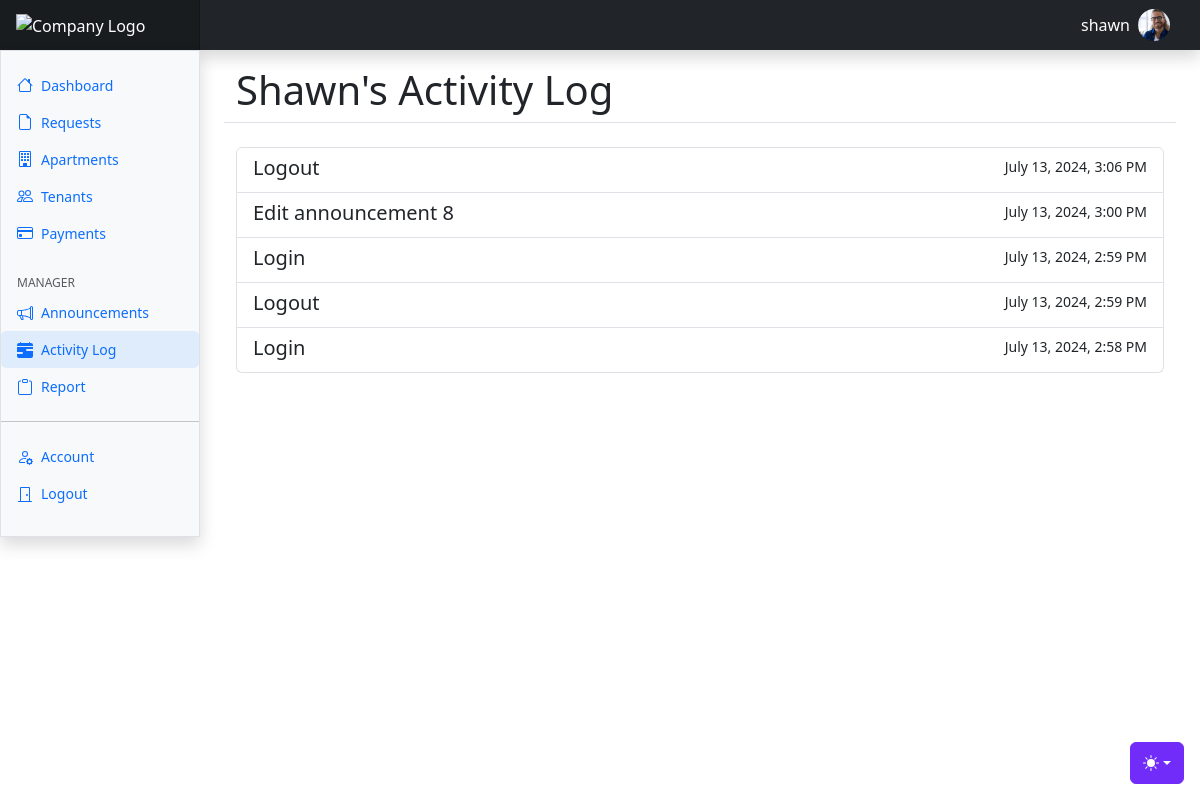
/app/index.php?page=manager.viewLogs&staff_id=4 (signed in), run on the app's committed database.
### tables this page shows
CREATE TABLE `user` (
  `user_ID` int(11) NOT NULL,
  `tenant_ID` int(11) DEFAULT NULL,
  `staff_ID` int(11) DEFAULT NULL,
  `username` varchar(255) NOT NULL,
  `password` varchar(255) NOT NULL,
  `userRole` enum('Admin','Manager','Tenant') NOT NULL,
  `picDirectory` varchar(255) DEFAULT NULL
);

CREATE TABLE `staff` (
  `staff_ID` int(11) NOT NULL,
  `firstName` varchar(255) NOT NULL,
  `lastName` varchar(255) NOT NULL,
  `middleName` varchar(255) NOT NULL,
  `dateOfBirth` date DEFAULT NULL,
  `phoneNumber` varchar(20) NOT NULL,
  `emailAddress` varchar(255) NOT NULL,
  `staffStatus` enum('Active','Inactive','Fired') NOT NULL DEFAULT 'Active',
  `staffRole` varchar(255) NOT NULL
);

CREATE TABLE `activity` (
  `activity_ID` int(11) NOT NULL,
  `staff_ID` int(11) NOT NULL,
  `activityDescription` text NOT NULL,
  `activityTimestamp` timestamp NOT NULL DEFAULT current_timestamp() ON UPDATE current_timestamp()
);

### app/views/manager/manager.viewLogs.php (the view, shortened to what this page needs)
<link rel="stylesheet" href="https://cdn.jsdelivr.net/npm/bootstrap-icons/font/bootstrap-icons.css">
<?php
    include('core/database.php');
    if (isset($_GET['staff_id'])) {
        $staff_id = $_GET['staff_id'];
        $managerSql = "SELECT * FROM staff WHERE staff_ID = ?";
        $managerStmt = $conn->prepare($managerSql);
        $managerStmt->bind_param("i", $staff_id);
        $managerStmt->execute();
        $managerResult = $managerStmt->get_result();
        $manager = $managerResult->fetch_assoc();
        $activitySql = "SELECT * FROM activity WHERE staff_ID = ? ORDER BY activityTimestamp DESC LIMIT 10";
        $activityStmt = $conn->prepare($activitySql);
        $activityStmt->bind_param("i", $staff_id);
        $activityStmt->execute();
        $activityResult = $activityStmt->get_result();
        $activities = [];
        while ($activity = $activityResult->fetch_assoc()) {
            $activities[] = $activity;
        }
    } else {
        echo "Manager staff ID is not specified.";
        exit;
    }
?>
<main class="col-md-9 ms-sm-auto col-lg-10 px-md-4" data-theme="<?php echo $theme; ?>">
    <div class="d-flex justify-content-between flex-wrap flex-md-nowrap align-items-center pt-3 pb-2 mb-3 border-bottom">
        <div class="container">
            <div class="row">
                <div class="col">
                    <h1 class="h1 m-0"><?php echo htmlspecialchars($manager['firstName'] . '\'s Activity Log '); ?></h1>
                </div>
            </div>
        </div>
    </div>
    <div class="container mt-4">
        <div class="row">
                <div class="col-lg-12">
                    <div class="list-group">
                        <?php foreach ($activities as $activity): ?>
                        <div class="list-group-item">
                            <div class="d-flex w-100 justify-content-between">
                                <h5 class="mb-1"><?php echo htmlspecialchars($activity['activityDescription']); ?></h5>
                                <small>
                                    <?php
                                        $datetime = new DateTime($activity['activityTimestamp']);
                                        echo $datetime->format('F j, Y, g:i A');
                                    ?>
                                </small>
                            </div>
                        </div>
                        <?php endforeach; ?>
                    </div>
                </div>
            </div>
        </div>
    </div>

### app/index.php (shortened to what this page needs)
<!doctype html>
<html lang="en" data-bs-theme="light">
<head>
  <link href="assets/dist/css/bootstrap.min.css" rel="stylesheet">
  <link href="assets/src/css/dashboard.css" rel="stylesheet">
  <link href="assets/src/css/themes.css" rel="stylesheet">
</head>
<body>
  <?php
      include ('core/themes.php');
      $role = $_SESSION['role'] ?? 'tenant';
      $dashboardPage = match ($role) {
          'admin' => 'index.php?page=admin.dashboard',
          'manager' => 'index.php?page=manager.dashboard',
          'tenant' => 'index.php?page=tenant.dashboard',
      };
  ?>
  <header class="navbar sticky-top bg-dark flex-md-nowrap p-0 shadow">
    <a class="navbar-brand col-md-3 col-lg-2 me-0 px-3 fs-6 text-white" href="<?= htmlspecialchars($dashboardPage) ?>">
        <img src="assets/src/svg/c.svg" alt="Company Logo" style="width: 100%; height: 80%">
    </a>
    <ul class="navbar-nav flex-row">
      <?php
        include 'core/database.php';
        $loggedInUserID = $_SESSION['user_id'] ?? null;
        $username = "";
        $picDirectory = "uploads/staff/placeholder.jpg";
        $query = "SELECT username, picDirectory FROM user WHERE user_ID = ?";
        $stmt = $conn->prepare($query);
        $stmt->bind_param('i', $loggedInUserID);
        $stmt->execute();
        $stmt->bind_result($username, $picDirectory);
        ?>
        <li class="nav-item text-nowrap d-none d-md-flex align-items-center text-white">
            <div class="navbar-nav">
                <span class="px-2"><?= htmlspecialchars($username) ?></span>
            </div>
            <a href="#" id="accountPictureTrigger" data-bs-toggle="modal" data-bs-target="#staffAccountModal">
              <?php $picDirectory = substr($picDirectory, 6); ?>
              <img src="<?php echo $picDirectory; ?>" class="img-fluid rounded-circle" style="width: 32px; height: 32px; object-fit: cover;" alt="Account Picture">
            </a>
        </li>
    </ul>
  </header>
  <?php
  if (isset($_SESSION['role'])) {
    switch ($_SESSION['role']) {
      case 'manager':
        $sideBar = 'views/manager/manager.sidebar';
        $page = 'views/manager/manager.dashboard';
        break;
    }
    include $sideBar . '.php';
    if (isset($_GET['page'])) {
      $page = $_GET['page'];
      include 'views/' .  $role . '/' . $page . '.php';
    } else {
      include $page . '.php';
    }
  }
  ?>
  </div>
</body>
</html>

### app/core/themes.php (shortened to what this page needs)
<div class="dropdown position-fixed bottom-0 end-0 mb-3 me-3 bd-mode-toggle">
  <button class="btn btn-bd-primary py-2 dropdown-toggle d-flex align-items-center" id="bd-theme" type="button"
    aria-expanded="false" data-bs-toggle="dropdown" aria-label="Toggle theme (auto)">
    <svg class="bi my-1 theme-icon-active" width="1em" height="1em">
      <use href="#circle-half"></use>
    </svg>
  </button>
</div>

### app/views/common/modal.changePassword.php (shortened to what this page needs)
<link href="assets/dist/font-awesome/css/all.min.css" rel="stylesheet">

### app/views/manager/manager.sidebar.php (shortened to what this page needs)
<?php include('views/common/modal.changePassword.php'); ?>
<div class="container-fluid">
    <div class="row">
      <div class="sidebar position-fixed border border-right col-md-3 col-lg-2 p-0 bg-body-tertiary shadow">
        <div class="offcanvas-md offcanvas-end bg-body-tertiary" tabindex="-1" id="sidebarMenu" aria-labelledby="sidebarMenuLabel">
          <div class="offcanvas-body d-md-flex flex-column p-0 pt-lg-3 overflow-y-auto">
            <ul class="nav flex-column">
            <?php
              $currentPage = isset($_GET['page']) ? $_GET['page'] : '';
            ?>
              <li class="nav-item">
                <a class="nav-link d-flex align-items-center gap-2 <?php echo $currentPage === 'manager.dashboard' ? 'selected' : 'highlight'; ?>" aria-current="page" href="index.php?page=manager.dashboard">
                  <svg class="bi" xmlns="http://www.w3.org/2000/svg" width="16" height="16" viewBox="0 0 16 16">
                      <use xlink:href="<?php echo $currentPage === 'manager.dashboard' ? '#house-fill' : '#house'; ?>" />
                  </svg>
                  Dashboard
                </a>
              </li>
              <li class="nav-item">
                <a class="nav-link d-flex align-items-center gap-2 <?php echo $currentPage === 'manager.requests' ? 'selected' : 'highlight'; ?>" aria-current="page" href="?page=manager.requests">
                  <svg class="bi" xmlns="http://www.w3.org/2000/svg" width="16" height="16" viewBox="0 0 16 16">
                      <use xlink:href="<?php echo $currentPage === 'manager.requests' ? '#file-earmark-fill' : '#file-earmark'; ?>" />
                  </svg>
                  Requests
                </a>
              </li>
              <li class="nav-item">
                <a class="nav-link d-flex align-items-center gap-2 <?php echo $currentPage === 'manager.apartments' ? 'selected' : 'highlight'; ?>" aria-current="page" href="index.php?page=manager.apartments">
                  <svg class="bi" xmlns="http://www.w3.org/2000/svg" width="16" height="16" viewBox="0 0 16 16">
                      <use xlink:href="<?php echo $currentPage === 'manager.apartments' ? '#building-fill' : '#building'; ?>" />
                  </svg>
                  Apartments
                </a>
              </li>
              <li class="nav-item">
                <a class="nav-link d-flex align-items-center gap-2 <?php echo $currentPage === 'manager.tenants' ? 'selected' : 'highlight'; ?>" aria-current="page" href="index.php?page=manager.tenants">
                  <svg class="bi" xmlns="http://www.w3.org/2000/svg" width="16" height="16" viewBox="0 0 16 16">
                      <use xlink:href="<?php echo $currentPage === 'manager.tenants' ? '#people-fill' : '#people'; ?>" />
                  </svg>
                  Tenants
                </a>
              </li>
              <li class="nav-item">
                <a class="nav-link d-flex align-items-center gap-2 <?php echo $currentPage === 'manager.payments' ? 'selected' : 'highlight'; ?>" aria-current="page" href="index.php?page=manager.payments">
                  <svg class="bi" xmlns="http://www.w3.org/2000/svg" width="16" height="16" viewBox="0 0 16 16">
                      <use xlink:href="<?php echo $currentPage === 'manager.payments' ? '#credit-card-fill' : '#credit-card'; ?>" />
                  </svg>
                  Payments
                </a>
              </li>
            </ul>
            <h6
              class="sidebar-heading d-flex justify-content-between align-items-center px-3 mt-4 mb-1 text-body-secondary text-uppercase">
              <span>MANAGER</span>
            </h6>
            <ul class="nav flex-column mb-auto">
              <li class="nav-item">
                <a class="nav-link d-flex align-items-center gap-2 <?php echo $currentPage === 'manager.announcements' ? 'selected' : 'highlight'; ?>" aria-current="page" href="index.php?page=manager.announcements&staff_id=<?php echo htmlspecialchars($_SESSION['staff_id']); ?>">
                  <svg class="bi" xmlns="http://www.w3.org/2000/svg" width="16" height="16" viewBox="0 0 16 16">
                      <use xlink:href="<?php echo $currentPage === 'manager.announcements' ? '#megaphone-fill' : '#megaphone'; ?>" />
                  </svg>
                  Announcements
                </a>
              </li>
              <li class="nav-item">
                <a class="nav-link d-flex align-items-center gap-2 <?php echo $currentPage === 'manager.viewLogs' ? 'selected' : 'highlight'; ?>" aria-current="page" href="index.php?page=manager.viewLogs&staff_id=<?php echo htmlspecialchars($_SESSION['staff_id']); ?>">
                  <svg class="bi" xmlns="http://www.w3.org/2000/svg" width="16" height="16" viewBox="0 0 16 16">
                      <use xlink:href="<?php echo $currentPage === 'manager.viewLogs' ? '#calendar-range-fill' : '#calendar-range'; ?>" />
                  </svg>
                  Activity Log
                </a>
              </li>
              <li class="nav-item">
                <a class="nav-link d-flex align-items-center gap-2 <?php echo $currentPage === 'manager.report' ? 'selected' : 'highlight'; ?>" aria-current="page" href="index.php?page=manager.report">
                  <svg class="bi" xmlns="http://www.w3.org/2000/svg" width="16" height="16" viewBox="0 0 16 16">
                      <use xlink:href="<?php echo $currentPage === 'manager.report' ? '#clipboard-fill' : '#clipboard'; ?>" />
                  </svg>
                  Report
                </a>
              </li>
            </ul>
            <hr class="my-3">
          <ul class="nav flex-column mb-auto">
            <li class="nav-item">
                <a class="nav-link d-flex align-items-center gap-2 highlight" href="#" data-bs-toggle="modal" data-bs-target="#staffAccountModal">
                    <svg xmlns="http://www.w3.org/2000/svg" width="16" height="16" fill="currentColor" class="bi bi-person-gear" viewBox="0 0 16 16">
                        <use xlink:href="#person-gear" />
                    </svg>
                    Account
                </a>
            </li>
            <li class="nav-item">
              <a id="logout-link" class="nav-link d-flex align-items-center gap-2 highlight" href="handlers/common/logout.php">
                  <svg id="logout-icon" class="bi" xmlns="http://www.w3.org/2000/svg" width="16" height="16" fill="currentColor" viewBox="0 0 16 16">
                      <use xlink:href="#door-closed" class="door-icon" />
                  </svg>
                  Logout
              </a>
            </li>
          </ul>
          <br>
        </div>
      </div>
    </div>

### app/assets/src/css/dashboard.css (style rules this page uses)
.bi { display: inline-block; width: 1rem; height: 1rem; }
.sidebar .nav-link { font-size: .875rem; font-weight: 500; }
.sidebar-heading { font-size: .75rem; }
.navbar-brand { padding-top: .75rem; padding-bottom: .75rem; background-color: rgba(0, 0, 0, .25); box-shadow: inset -1px 0 0 rgba(0, 0, 0, .25); }
.bi { vertical-align: -.125em; fill: currentColor; }
.btn-bd-primary { --bd-violet-bg: #712cf9; --bd-violet-rgb: 112.520718, 44.062154, 249.437846; --bs-btn-font-weight: 600; --bs-btn-color: var(--bs-white); --bs-btn-bg: var(--bd-violet-bg); --bs-btn-border-color: var(--bd-violet-bg); --bs-btn-hover-color: var(--bs-white); --bs-btn-hover-bg: #6528e0; --bs-btn-hover-border-color: #6528e0; --bs-btn-focus-shadow-rgb: var(--bd-violet-rgb); --bs-btn-active-color: var(--bs-btn-hover-color); --bs-btn-active-bg: #5a23c8; --bs-btn-active-border-color: #5a23c8; }
.bd-mode-toggle { z-index: 1500; }

### app/assets/src/css/themes.css (style rules this page uses)
* { margin: 0px; padding: 0px; }
.bi { vertical-align: -.125em; fill: currentColor; }
.btn-bd-primary { --bd-violet-bg: #712cf9; --bd-violet-rgb: 112.520718, 44.062154, 249.437846; --bs-btn-font-weight: 600; --bs-btn-color: var(--bs-white); --bs-btn-bg: var(--bd-violet-bg); --bs-btn-border-color: var(--bd-violet-bg); --bs-btn-hover-color: var(--bs-white); --bs-btn-hover-bg: #6528e0; --bs-btn-hover-border-color: #6528e0; --bs-btn-focus-shadow-rgb: var(--bd-violet-rgb); --bs-btn-active-color: var(--bs-btn-hover-color); --bs-btn-active-bg: #5a23c8; --bs-btn-active-border-color: #5a23c8; }
.bd-mode-toggle { z-index: 99999; }

### app/index.php (style rules this page uses)
#accountPictureTrigger img { display: block; margin-right: 30px; }

### app/views/manager/manager.sidebar.php (style rules this page uses)
.sidebar, .offcanvas-md { z-index: 1050; }
.selected { background-color: rgba(0, 123, 255, 0.1); border-radius: 5px; }
.highlight { transition: background-color 0.3s; }

### data on the page
user: username "shawn", picDirectory (picture)
staff: firstName "Shawn's Activity Log"
activity: activityDescription "Logout", activityTimestamp "July 13, 2024, 3:06 PM"
activity: activityDescription "Edit announcement 8", activityTimestamp "July 13, 2024, 3:00 PM"
activity: activityDescription "Login", activityTimestamp "July 13, 2024, 2:59 PM"
activity: activityDescription "Logout", activityTimestamp "July 13, 2024, 2:59 PM"
activity: activityDescription "Login", activityTimestamp "July 13, 2024, 2:58 PM"
